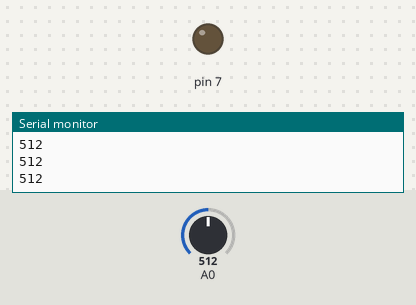
This sketch was run on a simulated Arduino Uno, built with avr-gcc and run on an emulated ATmega328P. On the bench: output pins drawn as LEDs (lit = HIGH), the last lines printed to the serial monitor. Inputs (shaded band) come from the test bench; at power-on: A0 = 512.

Above: at 1.2 s.
1.3 s: A0 set to 487
At 1.7 s:
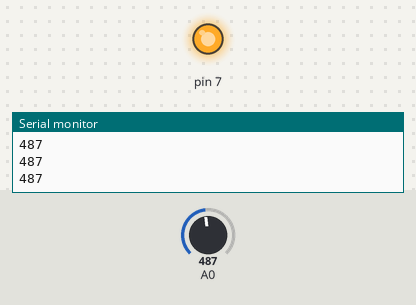
2.8 s: A0 set to 510
At 4.0 s:
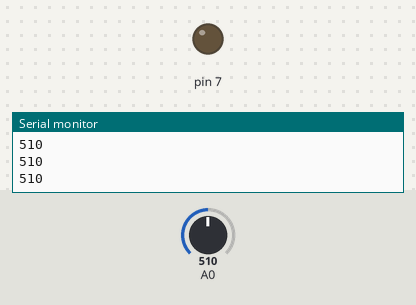
4.3 s: A0 set to 490
At 5.2 s:
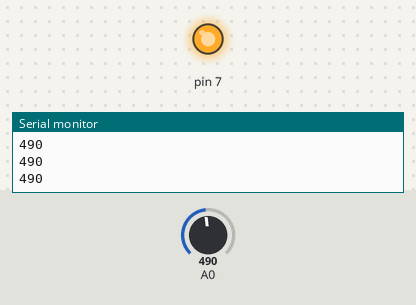
Timing chart, 0 to 7.3 s (numbered marks = the images above; inputs shaded):
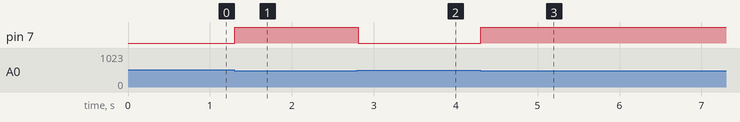

The sketch:

night-light.ino
```cpp
void setup()
{
 Serial.begin(9600);
 pinMode(7,OUTPUT) ;
 pinMode(A0,INPUT) ;
}

void loop()
{
    //getting the value of the LDR
  int c = analogRead(A0) ;

  Serial.println(c) ;

    //if the value of the LDR is less than 500, the LED will turn on
  if(c<500)
  {
    digitalWrite(7,HIGH) ;
  }
  else
  {
    digitalWrite(7,LOW) ;
  }
}
```

Measured:
- the behaviour switches between 500 and 499 on A0 (found by bisection; images 0 and 1)
- after the input at 1.3 s, pin 7: LOW → HIGH at once
- after the input at 2.8 s, pin 7: HIGH → LOW at once
- after the input at 4.3 s, pin 7: LOW → HIGH at once
